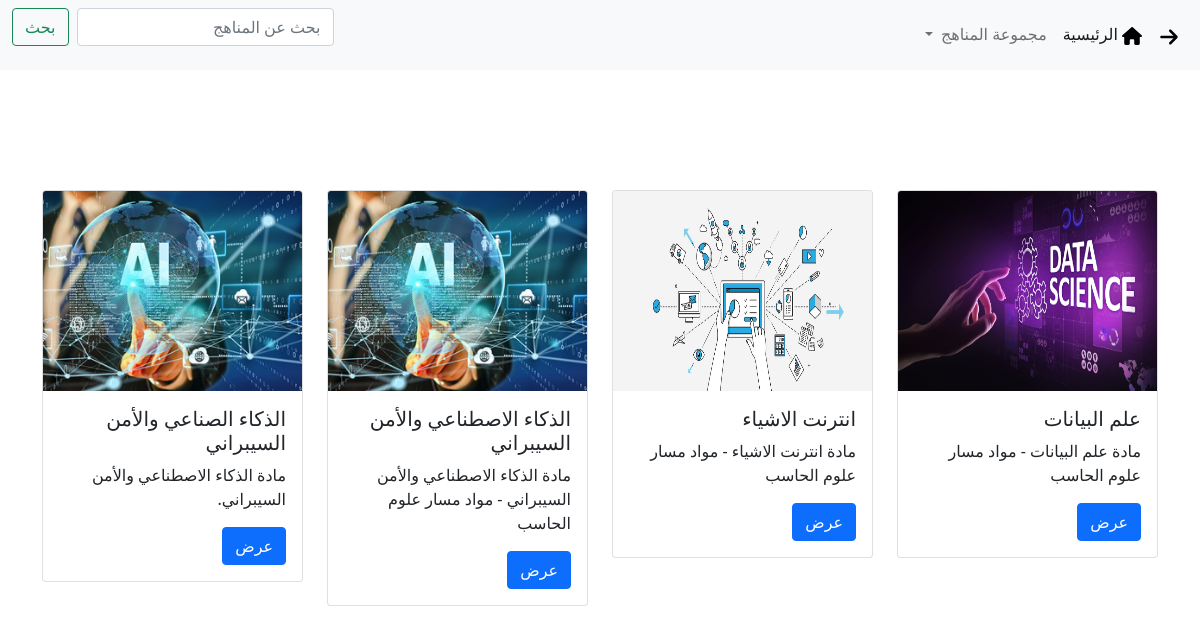
/grade/1/, run on an earlier commit of the app's database.
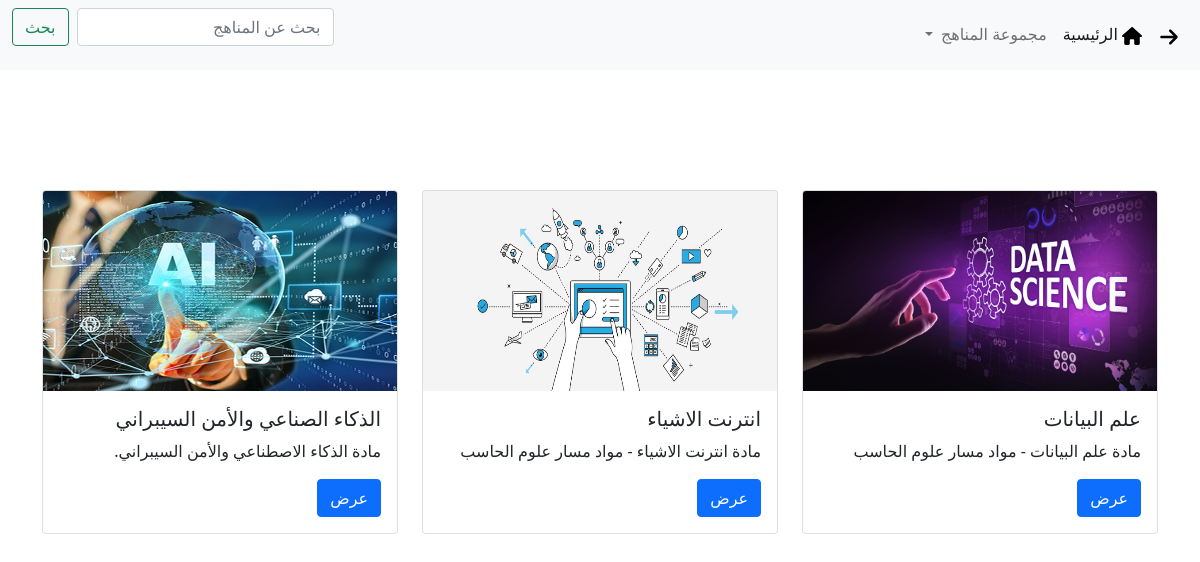
And on a later commit of the database.
### main/models.py (models this page shows, shortened)
class Subject(models.Model):
    grade = models.ForeignKey(Grade, on_delete=models.CASCADE)
    title = models.CharField(max_length=150)

class Grade(models.Model):
    title = models.CharField(max_length=150)

### main/views.py (the view)
def grade_detail(request, pk):
    grade = get_object_or_404(Grade, id=pk)
    subjects = get_list_or_404(Subject, grade=grade)
    return render(request, 'grade.html', {'subjects': subjects})

### templates/grade.html
{% extends 'home.html' %}
{% block content %}
<div class="container">
<div class="row" style="margin-top: 120px">
  {% for subject in subjects %}
    <div class="col">
        <div class="card">
          {% load static %}
          <img src="/static/{{ subject.id }}.jpg" class="card-img-top" alt="..." height="200">
            <div class="card-body">
              <h5 class="card-title">{{ subject.title }}</h5>
              <p class="card-text">مادة {{ subject.title }} - {{ subject.grade.title }}</p>
              <a href="{% url 'subject' subject.pk %}" class="btn btn-primary">عرض</a>
            </div>
          </div>
    </div>
  {% endfor %}
  <div class="col">
    <div class="card">
      <img src="/static/8.jpg" class="card-img-top" alt="..." height="200">
        <div class="card-body">
          <h5 class="card-title">الذكاء الصناعي والأمن السيبراني</h5>
          <p class="card-text">مادة الذكاء الاصطناعي والأمن السيبراني.</p>
          <a href="#" class="btn btn-primary">عرض</a>
        </div>
      </div>
</div>
</div>
</div>
{% endblock %}

What changed in the data, as far as the page shows it:
removed Subject: shows a picture, title "الذكاء الاصطناعي والأمن السيبراني", grade "مواد مسار علوم الحاسب"
